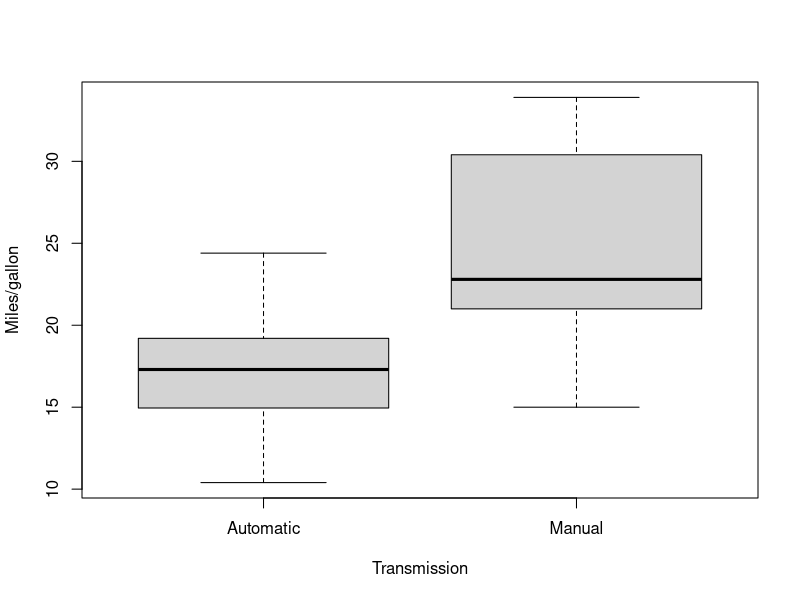
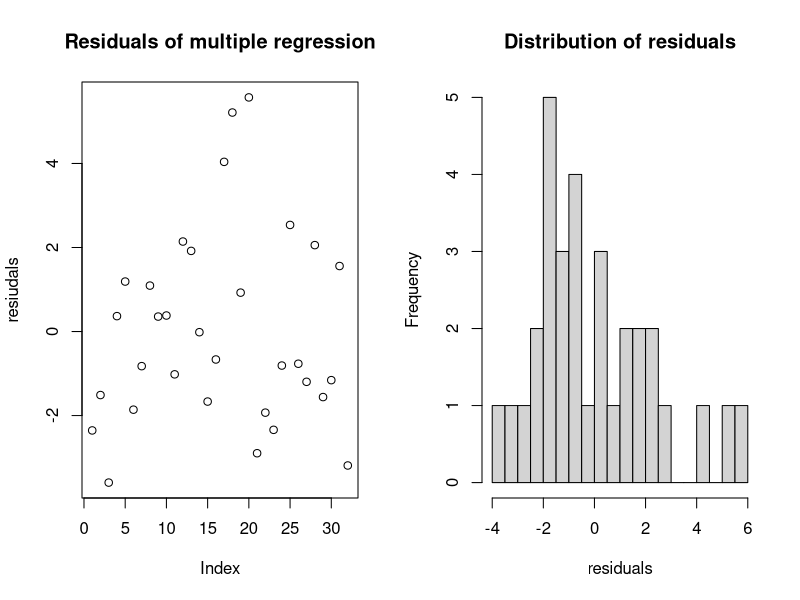

Write R code to recreate these figures, in order.
## ---- chunk 1
knitr::opts_chunk$set(echo = TRUE)

library(ggplot2)
## ---- chunk 2
data(mtcars)
#summary(mtcars)

## ---- chunk 3
simple_model <- lm(mpg ~ am, data = mtcars)
summary(simple_model)

## ---- chunk 4
cor(mtcars)[1,]

## ---- chunk 5
multiple_regr <- lm(mpg ~ am + cyl + disp + hp + wt, data = mtcars)
summary(multiple_regr)
## ---- chunk 6
cor(mtcars$cyl, mtcars$hp)
## ---- chunk 7
boxplot(mpg ~ am, data = mtcars, names = 
            c("Automatic", "Manual"), xlab = "Transmission", ylab = "Miles/gallon")
## ---- chunk 8
par(mfrow = c(1,2))

plot(multiple_regr$residuals, ylab = "resiudals", main = "Residuals of multiple regression")
hist(multiple_regr$residuals, breaks = 20, xlab = "residuals", main = "Distribution of residuals")
